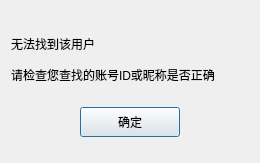
<?xml version="1.0" encoding="UTF-8"?>
<ui version="4.0">
 <class>FindFailDialog</class>
 <widget class="QDialog" name="FindFailDialog">
  <property name="geometry">
   <rect>
    <x>0</x>
    <y>0</y>
    <width>260</width>
    <height>163</height>
   </rect>
  </property>
  <property name="windowTitle">
   <string>Dialog</string>
  </property>
  <layout class="QVBoxLayout" name="verticalLayout">
   <item>
    <spacer name="verticalSpacer">
     <property name="orientation">
      <enum>Qt::Orientation::Vertical</enum>
     </property>
     <property name="sizeType">
      <enum>QSizePolicy::Policy::Fixed</enum>
     </property>
     <property name="sizeHint" stdset="0">
      <size>
       <width>20</width>
       <height>20</height>
      </size>
     </property>
    </spacer>
   </item>
   <item>
    <widget class="QLabel" name="fail_tip">
     <property name="minimumSize">
      <size>
       <width>0</width>
       <height>25</height>
      </size>
     </property>
     <property name="maximumSize">
      <size>
       <width>16777215</width>
       <height>25</height>
      </size>
     </property>
     <property name="text">
      <string>无法找到该用户</string>
     </property>
    </widget>
   </item>
   <item>
    <widget class="QLabel" name="fail_tip2">
     <property name="minimumSize">
      <size>
       <width>0</width>
       <height>25</height>
      </size>
     </property>
     <property name="maximumSize">
      <size>
       <width>16777215</width>
       <height>25</height>
      </size>
     </property>
     <property name="text">
      <string>请检查您查找的账号ID或昵称是否正确</string>
     </property>
    </widget>
   </item>
   <item>
    <widget class="QWidget" name="widget" native="true">
     <layout class="QHBoxLayout" name="horizontalLayout">
      <item>
       <widget class="ClickedBtn" name="fail_sure_btn">
        <property name="minimumSize">
         <size>
          <width>100</width>
          <height>30</height>
         </size>
        </property>
        <property name="maximumSize">
         <size>
          <width>100</width>
          <height>30</height>
         </size>
        </property>
        <property name="text">
         <string>确定</string>
        </property>
       </widget>
      </item>
     </layout>
    </widget>
   </item>
  </layout>
 </widget>
 <customwidgets>
  <customwidget>
   <class>ClickedBtn</class>
   <extends>QPushButton</extends>
   <header location="global">clickedbtn.h</header>
  </customwidget>
 </customwidgets>
 <resources/>
 <connections/>
</ui>
